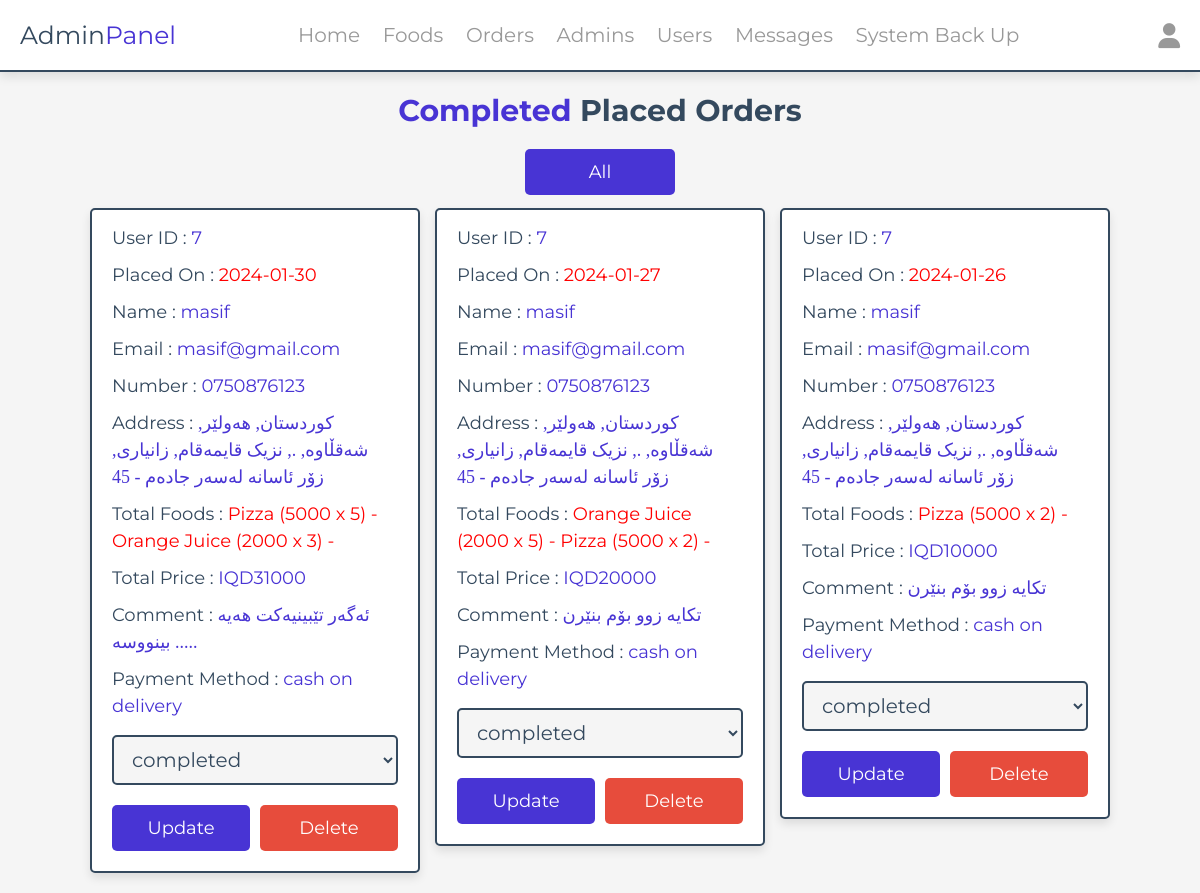
The page /placed_orders_completed.php (signed in) on the database its author committed.
### tables this page shows
CREATE TABLE `orders` (
  `id` int(100) NOT NULL,
  `user_id` int(100) NOT NULL,
  `name` varchar(20) NOT NULL,
  `number` varchar(10) NOT NULL,
  `email` varchar(50) NOT NULL,
  `method` varchar(50) NOT NULL,
  `address` varchar(500) NOT NULL,
  `descreption` varchar(500) NOT NULL,
  `total_products` varchar(1000) NOT NULL,
  `total_price` int(100) NOT NULL,
  `placed_on` date NOT NULL DEFAULT current_timestamp(),
  `payment_status` varchar(20) NOT NULL DEFAULT 'pending'
);

### placed_orders_completed.php (the view, shortened to what this page needs)
<?php
include '../OnlineOrderingKurdish/components/connect.php';
?>
<!DOCTYPE html>
<html lang="en">
<head>
   <link rel="stylesheet" href="https://cdnjs.cloudflare.com/ajax/libs/font-awesome/6.1.1/css/all.min.css">
   <link rel="stylesheet" href="../OnlineOrderingKurdish/css/admin_style.css">
</head>
<body>
<?php include '../OnlineOrderingKurdish/components/admin_header.php' ?>
<section class="placed-orders">
<h1 class="heading"> <span style="color: #4834D4"> Completed </span> placed orders</h1>
   <center>
   <a href="placed_orders.php" class="btn" style="width:150px;">All</a>
   <br>
   </center>
   <div class="box-container">
   <?php
      $select_orders = $conn->prepare("SELECT * FROM `orders` WHERE payment_status='completed' ORDER BY `id` DESC");
      $select_orders->execute();
      if($select_orders->rowCount() > 0){
         while($fetch_orders = $select_orders->fetch(PDO::FETCH_ASSOC)){
   ?>
   <div class="box">
      <p> User ID : <span><?= $fetch_orders['user_id']; ?></span> </p>
      <p> Placed On : <span style="color:red;"><?= $fetch_orders['placed_on']; ?></span> </p>
      <p> Name : <span><?= $fetch_orders['name']; ?></span> </p>
      <p> Email : <span><?= $fetch_orders['email']; ?></span> </p>
      <p> Number : <span><?= $fetch_orders['number']; ?></span> </p>
      <p> Address : <span class="fontchange"><?= $fetch_orders['address']; ?></span> </p>
      <p> Total Foods : <span style="color:red;"><?= $fetch_orders['total_products']; ?></span> </p>
      <p> Total Price : <span>IQD<?= $fetch_orders['total_price']; ?></span> </p>
      <p>Comment : <span class="fontchange"><?= $fetch_orders['descreption']; ?></span></p>
      <p> Payment Method : <span><?= $fetch_orders['method']; ?></span> </p>
      <form action="" method="POST">
         <select name="payment_status" class="drop-down">
            <option value="" selected disabled><?= $fetch_orders['payment_status']; ?></option>
         </select>
         <div class="flex-btn">
            <input type="submit" value="Update" class="btn" name="update_payment">
            <a href="placed_orders.php?delete=<?= $fetch_orders['id']; ?>" class="delete-btn" onclick="return confirm('delete this order?');">Delete</a>
         </div>
      </form>
   </div>
   <?php
      }
   }else{
      echo '<p class="empty">No Orders Placed Yet!</p>';
   }
   ?>
   </div>
</section>
</body>
</html>

### css/admin_style.css (style rules this page uses)
:root { --main-color:#4834d4; --red:#e74c3c; --orange:#f39c12; --black:#34495e; --white:#fff; --light-bg:#f5f5f5; --light-color:#999; --border:.2rem solid var(--black); --box-shadow:0 .5rem 1rem rgba(0,0,0,.1); }
* { font-family: 'Montserrat', sans-serif; margin:0; padding:0; box-sizing: border-box; text-decoration: none; outline: none; border:none; }
html { font-size: 62.5%; overflow-x: hidden; }
body { background-color: var(--light-bg); }
section { max-width: 1200px; margin:0 auto; padding:2rem; }
.btn, .delete-btn, .option-btn { display: block; margin-top: 1rem; border-radius: .5rem; cursor: pointer; width: 100%; font-size: 1.8rem; color:var(--white); padding:1.2rem 3rem; text-transform: capitalize; text-align: center; }
.btn { background-color: var(--main-color); }
.delete-btn { background-color: var(--red); }
.flex-btn { display: flex; gap:1rem; }
.heading { text-align: center; margin-bottom: 2rem; text-transform: capitalize; color:var(--black); font-size: 3rem; }
.placed-orders .box-container { display: grid; grid-template-columns: repeat(auto-fit, 33rem); gap:1.5rem; justify-content: center; align-items: flex-start; }
.placed-orders .box-container .box { background-color: var(--white); border-radius: .5rem; box-shadow: var(--box-shadow); border:var(--border); padding:2rem; padding-top: 1rem; }
.placed-orders .box-container .box p { padding: .5rem 0; line-height: 1.5; font-size: 1.8rem; color:var(--black); }
.placed-orders .box-container .box p span { color:var(--main-color); }
.placed-orders .box-container .box .drop-down { width: 100%; margin:1rem 0; background-color: var(--light-bg); padding:1rem 1.4rem; font-size: 2rem; color:var(--black); border:var(--border); border-radius: .5rem; }

### placed_orders_completed.php (style rules this page uses)
.fontchange { font-family:Rabar_027; }

### rows shown on the page
orders: user "7", placed_on "2024-01-30", name "masif", email "masif@gmail.com", number "0750876123", address "کوردستان, هەولێر, شەقڵاوە, ., نزیک قایمەقام, زانیاری, زۆر ئاسانە لەسەر جادەم - 45", total_products "Pizza (5000 x 5) - Orange Juice (2000 x 3) -", total_price "31000", descreption "ئەگەر تێبینیەکت هەیە بینووسە .....", method "cash on delivery", payment_status "completed"
orders: user "7", placed_on "2024-01-27", name "masif", email "masif@gmail.com", number "0750876123", address "کوردستان, هەولێر, شەقڵاوە, ., نزیک قایمەقام, زانیاری, زۆر ئاسانە لەسەر جادەم - 45", total_products "Orange Juice (2000 x 5) - Pizza (5000 x 2) -", total_price "20000", descreption "تکایە زوو بۆم بنێرن", method "cash on delivery", payment_status "completed"
orders: user "7", placed_on "2024-01-26", name "masif", email "masif@gmail.com", number "0750876123", address "کوردستان, هەولێر, شەقڵاوە, ., نزیک قایمەقام, زانیاری, زۆر ئاسانە لەسەر جادەم - 45", total_products "Pizza (5000 x 2) -", total_price "10000", descreption "تکایە زوو بۆم بنێرن", method "cash on delivery", payment_status "completed"
